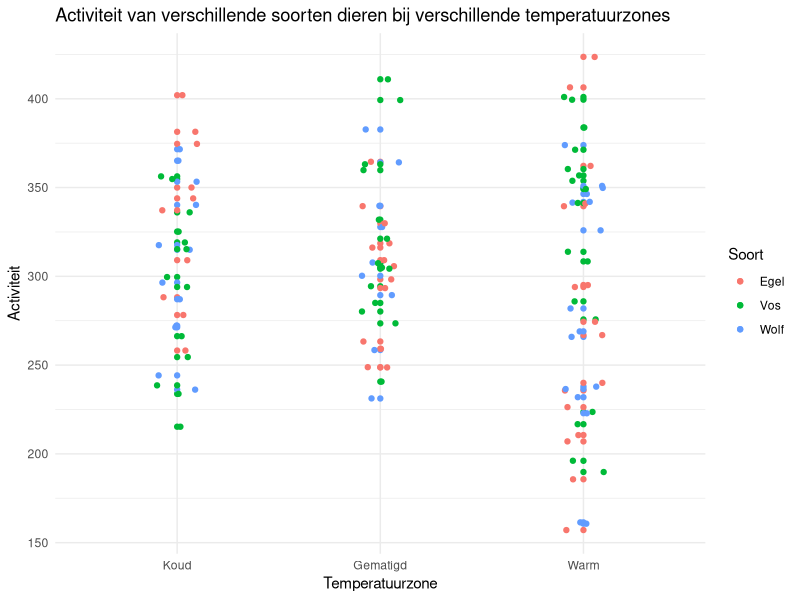
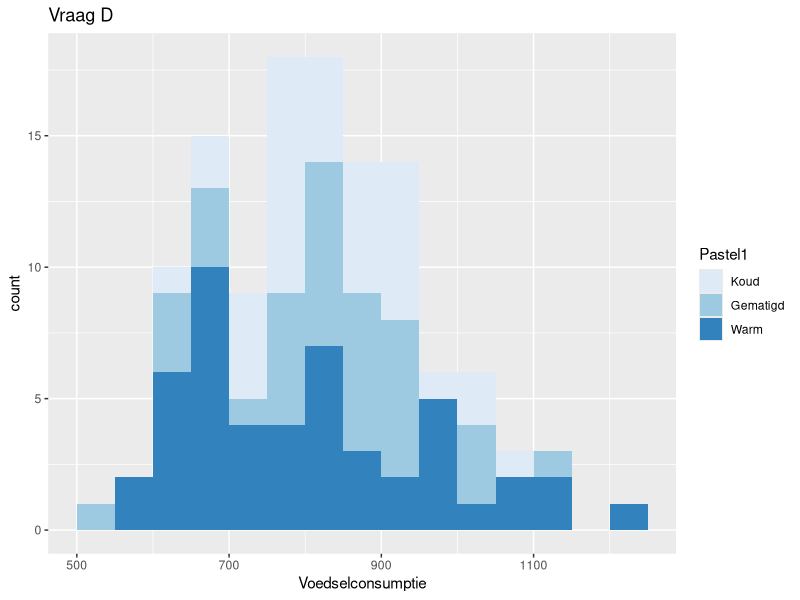
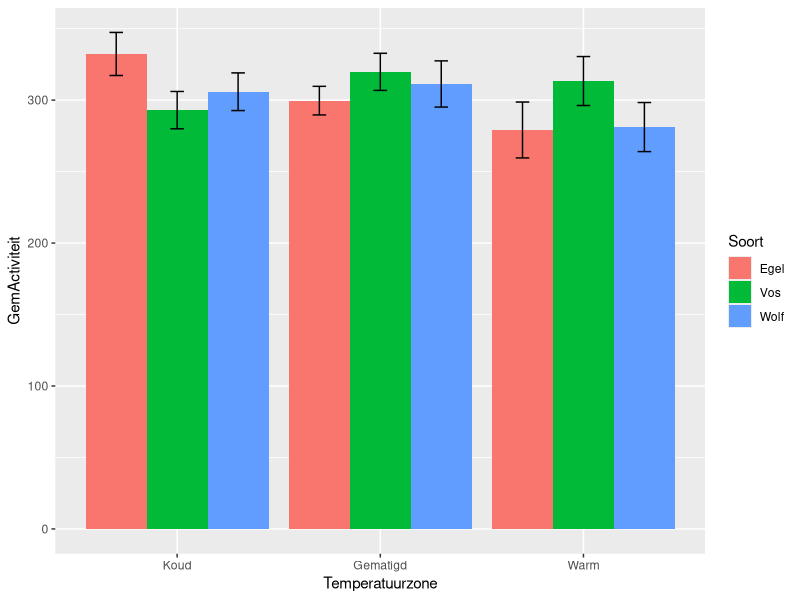
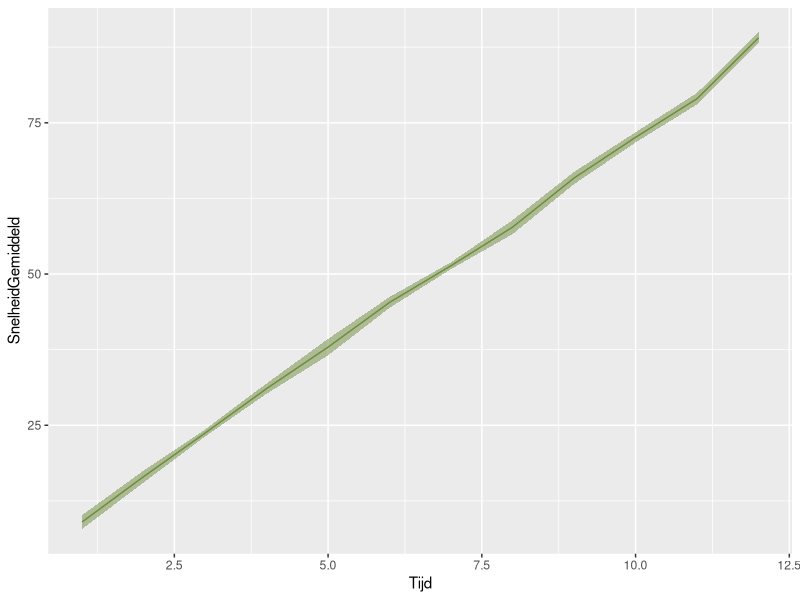

Write R code to recreate these figures, in order.
library(tidyverse)

temperatuurzones <- read.csv("temperatuurzones.csv")

# Verander de Temperatuurzondes in een orderd factor
temperatuurzones$Temperatuurzone <- factor(temperatuurzones$Temperatuurzone, ordered = TRUE,
                                           levels = c("Koud",  "Gematigd", "Warm"))

# Vraag B
temperatuurzones_avg <- temperatuurzones %>%
  select(Activiteit, Voedselconsumptie, Bewegingssnelheid) %>% # Selecteer colomen omdat deze `nums` zijn.
  summarise_all(mean)

temperatuurzones_sd <- temperatuurzones %>%
  select(Activiteit, Voedselconsumptie, Bewegingssnelheid) %>%
  summarise_all(sd)

ggplot(temperatuurzones, aes(Temperatuurzone, Activiteit, color = Soort)) +
  geom_point() +
  geom_jitter(width = 0.1) +
  labs(title = "Activiteit van verschillende soorten dieren bij verschillende temperatuurzones") +
  theme_minimal()

# Vraag D
ggplot(temperatuurzones, aes(Voedselconsumptie, fill = Temperatuurzone)) +
  geom_histogram(binwidth = 50, center = 25) +
  scale_fill_brewer("Pastel1") +
  labs(title = "Vraag D", fill = "Temperatuurzone")

# Vraag E
temperatuurzones %>%
  group_by(Temperatuurzone, Soort) %>%
  summarise(GemActiviteit = mean(Activiteit), SEM = sd(Activiteit)/sqrt(n())) %>%
  
  ggplot(aes(x = Temperatuurzone, y = GemActiviteit, fill =
                             Soort)) +
    geom_col(position = "dodge") +
    geom_errorbar(aes(ymin = GemActiviteit - SEM, ymax = GemActiviteit + SEM),
                  position = position_dodge(0.9), width = 0.2)

# Vraag F
snelheden <- read.csv("Snelheden.csv")

ggplot(snelheden, aes(Tijd, SnelheidGemiddeld)) +
  geom_line(color = "darkolivegreen4") +
  geom_ribbon(aes(ymin = SnelheidGemiddeld - SE, ymax = SnelheidGemiddeld + SE),
              fill = "darkolivegreen4", alpha = 0.5)
  